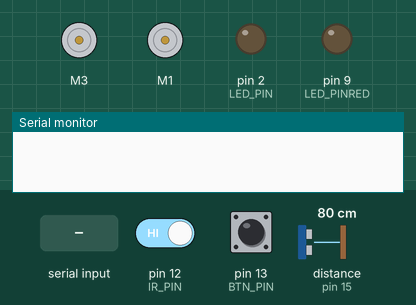
This sketch was run on a simulated Arduino Uno, built with avr-gcc and run on an emulated ATmega328P. Shown: 2 × DC motor (green arrow = forward, orange = backward, longer = faster), output pins drawn as LEDs (lit = HIGH), the last lines printed to the serial monitor. Dashed ring = blinking. The inputs (shaded band) are chosen by the test bench; at power-on: pin 12 (IR_PIN) HIGH, pin 13 (BTN_PIN) LOW, distance to the obstacle (sensor on pin 15) 80 cm. The echo pulse lasts 58.3 µs per cm.

Above: at 1.7 s.
1.8 s: "1" received over the second serial link
At 4.2 s:
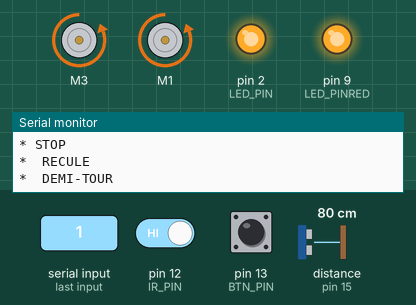
4.8 s: pin 12 (IR_PIN) driven LOW
At 5.7 s:
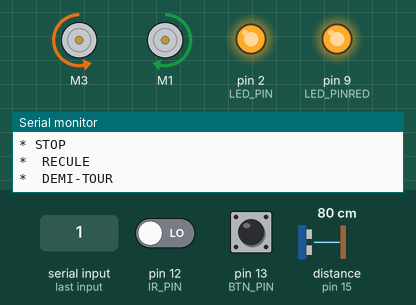
7.8 s: pin 12 (IR_PIN) driven HIGH
At 9.0 s:
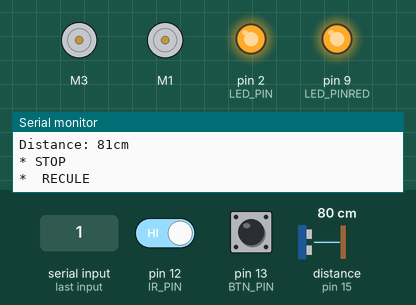
10.8 s: pin 13 (BTN_PIN) pulled HIGH for 3.2 s
16.9 s: distance to the obstacle (sensor on pin 15) set to 250 cm
19.9 s: pin 13 (BTN_PIN) pulled HIGH for 0.15 s
At 20.7 s:
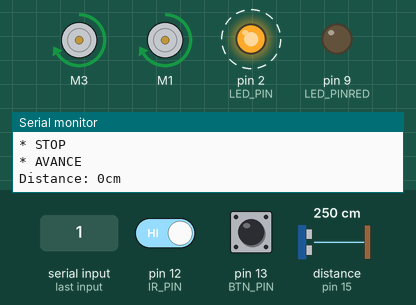
Timing chart, 0 to 23.9 s (numbered marks = the images above; inputs shaded):
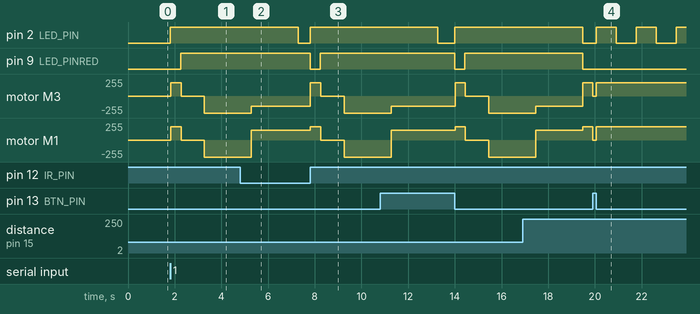

The sketch:

robot.ino
```cpp
#include <AFMotor.h>
#include <NewPing.h>
#include <SoftwareSerial.h>

#define TRIGGER_PIN  14
#define ECHO_PIN     15
#define BT_RX_PIN 16
#define BT_TX_PIN 17
#define BTN_PIN 13
#define IR_PIN 12
#define LED_PINRED 9
#define LED_PIN 2

#define MAX_DISTANCE 200
#define MIN_DISTANCE 15

NewPing DistanceSensor(TRIGGER_PIN, ECHO_PIN, MAX_DISTANCE);
SoftwareSerial BTSerial(BT_RX_PIN, BT_TX_PIN);

AF_DCMotor Motor1(3);
AF_DCMotor Motor2(1);

int ledState = LOW;
const int ledPin =  LED_PIN;
const int ledPinRed =  LED_PINRED;

int bAvance = 0;

const int buttonPin =  BTN_PIN;
int buttonState = 0;

const int irPin =  IR_PIN;
int irState = 0;

unsigned long previousMillis = 0;
long interval = 1000;

int incomingByte = 0;   // for incoming BTserial data

void setup()
{
  Serial.begin(9600);
  BTSerial.begin(9600);
  pinMode(ledPin, OUTPUT);
  pinMode(ledPinRed, OUTPUT);
  pinMode(buttonPin, INPUT);
  pinMode(irPin,INPUT);
  delay(500);
}

void loop()
{
  if (BTSerial.available() > 0) {
                // read the incoming byte:
                incomingByte = BTSerial.read();

                // say what you got:
                Serial.print("I received: ");
                Serial.println(incomingByte, DEC);
                BTSerial.print("I received: ");
                BTSerial.println(incomingByte, DEC);
        }

  buttonState = digitalRead(buttonPin);
  irState = digitalRead(irPin);
  if ((buttonState == HIGH) or (incomingByte==0) or (irState==0)){
    // Attente
    interval = 3000;
    blink(1);
    if (bAvance == 1)
    {
      Serial.println("* STOP");
      Motor1.setSpeed(0);
      Motor2.setSpeed(0);
      Motor1.run(BRAKE);
      Motor2.run(BRAKE);
      bAvance = 0;
      digitalWrite(ledPinRed, LOW);
    }
    return;
  }
  else {
    // Go
    interval = 500;
    blink(0);
  }

  //avance
  if (bAvance == 0)
  {
    digitalWrite(ledPinRed, LOW);
    Serial.println("* AVANCE");
    BTSerial.println("* AVANCE");
    Motor1.setSpeed(200);
    Motor2.setSpeed(200);
    Motor1.run(FORWARD);
    Motor2.run(FORWARD);
    bAvance = 1;
  }
  //test distance
  delay(400);
  unsigned int cm = DistanceSensor.ping_cm();
  irState = digitalRead(irPin);
  Serial.print("Distance: ");
  BTSerial.print("Distance: ");
  Serial.print(cm);
  BTSerial.print(cm);
  Serial.println("cm");
  BTSerial.println("cm");
  //erreur de mesure
  if (cm == 0)
    return;


  if (((cm <= MIN_DISTANCE) && (bAvance == 1))||(irState==1))
  {
    //stop
    bAvance = 0;
    digitalWrite(ledPinRed, HIGH);
    Serial.println("* STOP");
    BTSerial.println("* STOP");
    Motor1.setSpeed(0);
    Motor2.setSpeed(0);
    Motor1.run(BRAKE);
    Motor2.run(BRAKE);
    //recule
    Serial.println("*  RECULE");
    BTSerial.println("*  RECULE");
    delay(1000);
    Motor1.setSpeed(255);
    Motor2.setSpeed(255);
    Motor1.run(BACKWARD);
    Motor2.run(BACKWARD);
    // demi tour
    Serial.println("*  DEMI-TOUR");
    BTSerial.println("*  DEMI-TOUR");
    delay(2000);
    Motor1.setSpeed(150);
    Motor2.setSpeed(150);
    Motor1.run(BACKWARD);
    Motor2.run(FORWARD);
    delay(2000);
  }

}

void blink(int echo)
{
  unsigned long currentMillis = millis();

  if (currentMillis - previousMillis >= interval) {
    // save the last time you blinked the LED
    previousMillis = currentMillis;

    // if the LED is off turn it on and vice-versa:
    if (ledState == LOW)
      ledState = HIGH;
    else
      ledState = LOW;

    if (echo == 1)
    { Serial.println("BLINK");
      BTSerial.println("BLINK");
    }

    // set the LED with the ledState of the variable:
    digitalWrite(ledPin, ledState);
  }
}
```

Measured:
- after the input at 1.8 s, pin 2 (LED_PIN): LOW → HIGH after 0.02 s instead of 1.2 s; pin 9 (LED_PINRED): LOW → HIGH after 0.45 s; motor M3, motor M1: stopped → forward 200/255 at once, → stopped 0.44 s later, → backward 255/255 1.0 s later
- after the input at 4.8 s, pin 9 (LED_PINRED): stays HIGH (without the input it goes to LOW after 2.5 s); motor M3: goes on until 5.3 s, then stays backward 150/255; motor M1: goes on until 5.3 s, then stays forward 150/255
- after the input at 7.8 s, pin 2 (LED_PIN): LOW → HIGH after 0.00 s instead of 2.5 s; pin 9 (LED_PINRED): HIGH → LOW at once, → HIGH 0.43 s later
- after the input at 19.9 s, motor M3, motor M1: forward 200/255 → stopped at once, → forward 200/255 0.15 s later
